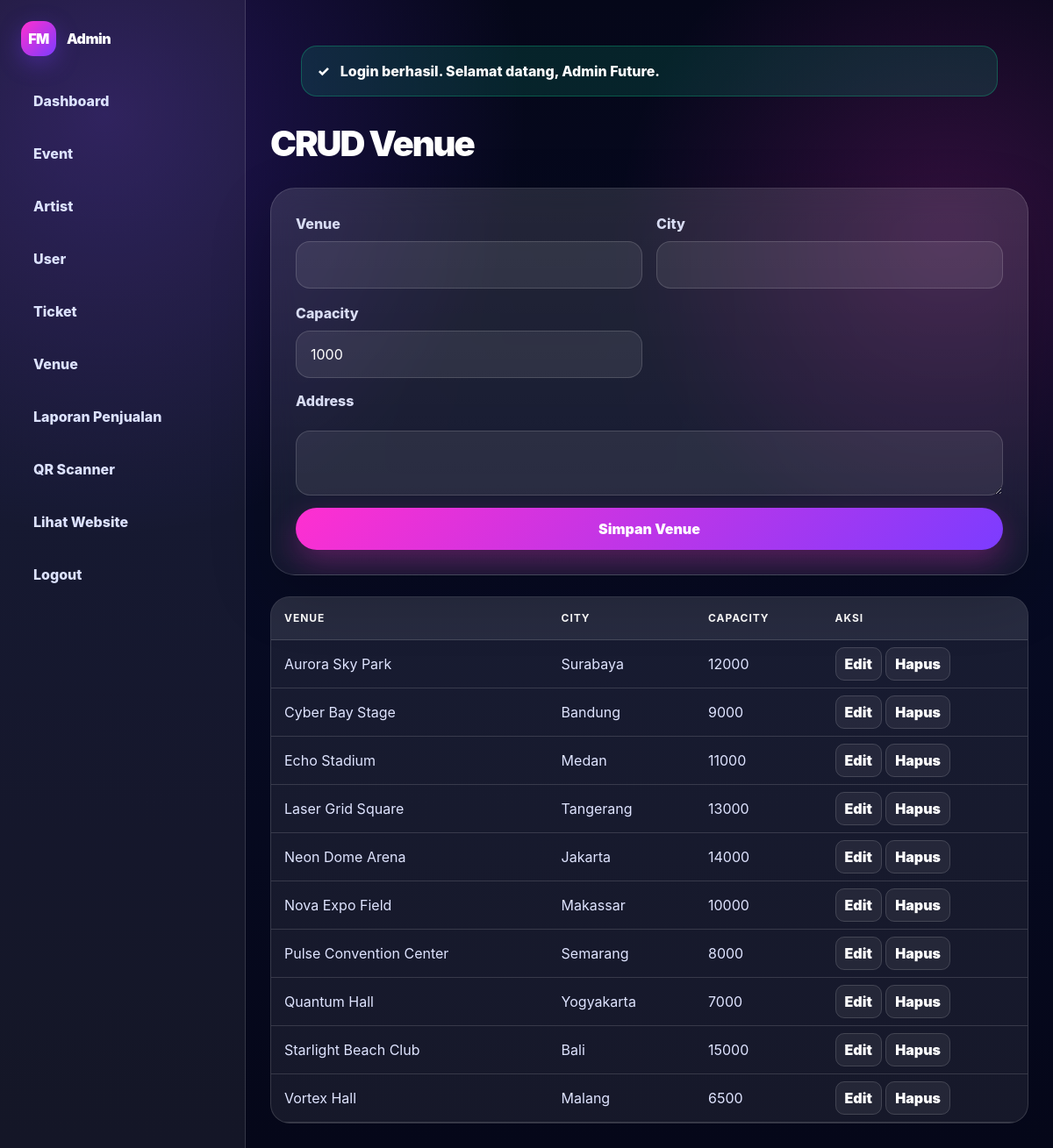
The app's page /admin/venues.php (signed in) with its own data.
### tables this page shows
CREATE TABLE `venues` (
  `id_venue` int NOT NULL,
  `venue_name` varchar(150) NOT NULL,
  `city` varchar(100) NOT NULL,
  `address` text NOT NULL,
  `capacity` int NOT NULL,
  `created_at` timestamp NULL DEFAULT CURRENT_TIMESTAMP
);

### admin/venues.php (the view, shortened to what this page needs)
<?php
include '../config/database.php';
$edit_id=(int)($_GET['edit']??0);$edit=$edit_id?db_one("SELECT * FROM venues WHERE id_venue=$edit_id"):null;$errors=[];
$rows=db_all("SELECT * FROM venues ORDER BY venue_name");include '../includes/admin_header.php';show_flash();
?>
<h1 class="admin-title">CRUD Venue</h1>
<div class="form-card mb-6"><form method="POST" class="crud-form" data-validate-form novalidate><?php validation_box($errors); ?><input type="hidden" name="id_venue" value="<?= (int)($edit['id_venue']??0); ?>"><div class="form-grid"><div><label>Venue</label><input class="input" name="venue_name" value="<?= e($edit['venue_name']??''); ?>" data-validate data-required="true" data-min="3" data-label="Nama venue"></div><div><label>City</label><input class="input" name="city" value="<?= e($edit['city']??''); ?>" data-validate data-required="true" data-min="2" data-label="Kota"></div><div><label>Capacity</label><input class="input" type="number" name="capacity" value="<?= e($edit['capacity']??1000); ?>" data-validate data-required="true" data-min-number="1" data-label="Kapasitas"></div></div><label>Address</label><textarea name="address" rows="3" data-validate data-required="true" data-min="5" data-label="Alamat"><?= e($edit['address']??''); ?></textarea><button class="primary-btn">Simpan Venue</button></form></div>
<div class="table-wrap"><table><thead><tr><th>Venue</th><th>City</th><th>Capacity</th><th>Aksi</th></tr></thead><tbody><?php foreach($rows as $r): ?><tr><td><?= e($r['venue_name']); ?></td><td><?= e($r['city']); ?></td><td><?= (int)$r['capacity']; ?></td><td><a class="action-link" href="?edit=<?= (int)$r['id_venue']; ?>">Edit</a> <a class="action-link" data-confirm="Hapus venue?" href="?delete=<?= (int)$r['id_venue']; ?>">Hapus</a></td></tr><?php endforeach; ?></tbody></table></div>
<?php include '../includes/admin_footer.php'; ?>

### assets/css/style.css (style rules this page uses)
:root { --dark:#06091f; --dark2:#080b2a; --panel:rgba(255,255,255,.07); --panel2:rgba(255,255,255,.11); --line:rgba(255,255,255,.14); --white:#ffffff; --muted:#aab2d5; --pink:#ff2fd0; --purple:#7c3cff; --cyan:#47e5ff; --blue:#101a4d; --shadow:0 24px 80px rgba(0,0,0,.35); }
* { box-sizing:border-box }
html { scroll-behavior:smooth }
body { margin:0; font-family:Inter,ui-sans-serif,system-ui,-apple-system,BlinkMacSystemFont,"Segoe UI",sans-serif; color:var(--white); background: radial-gradient(circle at 10% 10%, rgba(124,60,255,.25), transparent 30%), radial-gradient(circle at 90% 20%, rgba(255,47,208,.18), transparent 25%), linear-gradient(180deg,#050719 0%,#070b24 45%,#050719 100%); min-height:100vh; }
a { text-decoration:none;color:inherit }
button,input,select,textarea { font:inherit }
.primary-btn,.ghost-btn,.icon-btn { border:0;border-radius:999px;padding:12px 20px;font-weight:900;cursor:pointer; display:inline-flex;align-items:center;justify-content:center;gap:8px; }
.primary-btn { background:linear-gradient(135deg,var(--pink),var(--purple)); color:#fff;box-shadow:0 14px 34px rgba(255,47,208,.28); }
.event-card,.artist-card,.glass-card,.ticket-card,.form-card { border:1px solid var(--line); background:linear-gradient(180deg,rgba(255,255,255,.12),rgba(255,255,255,.055)); border-radius:28px; overflow:hidden; box-shadow:0 24px 70px rgba(0,0,0,.2); backdrop-filter:blur(16px); }
.form-card { padding:28px }
.form-grid { display:grid;grid-template-columns:1fr 1fr;gap:16px }
.input, .select, textarea { width:100%;border:1px solid rgba(255,255,255,.15);background:rgba(255,255,255,.08); color:#fff;border-radius:16px;padding:14px 16px;outline:none; }
.input::placeholder, textarea::placeholder { color:#9ea6c9 }
label { display:block;margin:0 0 8px;color:#d8dcf3;font-weight:800 }
.table-wrap { overflow:auto;border:1px solid var(--line);border-radius:22px;background:rgba(255,255,255,.07) }
table { width:100%;border-collapse:collapse;min-width:760px }
th,td { padding:15px;border-bottom:1px solid var(--line);text-align:left }
th { color:#fff;font-size:12px;text-transform:uppercase;letter-spacing:.08em;background:rgba(255,255,255,.07) }
td { color:#dfe4ff }
.action-link { font-weight:900;color:#fff;border:1px solid var(--line);padding:8px 10px;border-radius:10px;background:rgba(255,255,255,.06) }
.admin-title { font-size:40px;font-weight:1000;letter-spacing:-.05em;margin-bottom:20px }
.crud-form { display:grid;gap:14px }

### records on screen
venues: venue_name "Aurora Sky Park", city "Surabaya", capacity "12000"
venues: venue_name "Cyber Bay Stage", city "Bandung", capacity "9000"
venues: venue_name "Echo Stadium", city "Medan", capacity "11000"
venues: venue_name "Laser Grid Square", city "Tangerang", capacity "13000"
venues: venue_name "Neon Dome Arena", city "Jakarta", capacity "14000"
venues: venue_name "Nova Expo Field", city "Makassar", capacity "10000"
venues: venue_name "Pulse Convention Center", city "Semarang", capacity "8000"
venues: venue_name "Quantum Hall", city "Yogyakarta", capacity "7000"
venues: venue_name "Starlight Beach Club", city "Bali", capacity "15000"
venues: venue_name "Vortex Hall", city "Malang", capacity "6500"

### other values on screen
$flash['message'] "Login berhasil. Selamat datang, Admin Future."
